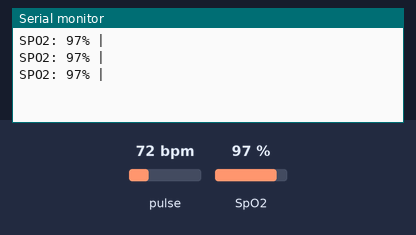
A sketch run on a simulated ESP32. Shown: the last lines printed to the serial monitor. The inputs (shaded band) are chosen by the test bench; at power-on: SpO2 97 %, pulse 72 bpm.

Above: at 2.4 s.
2.5 s: SpO2 set to 80 %
At 3.04 s:
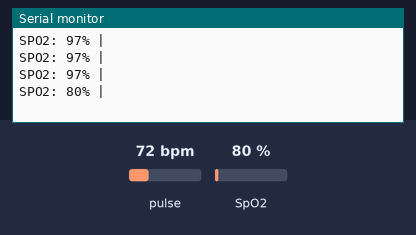
4.0 s: SpO2 set to 85 %
At 4.27 s:
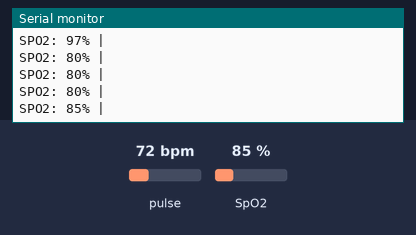
Timing chart, 0 to 7.0 s (numbered marks = the images above; inputs shaded):
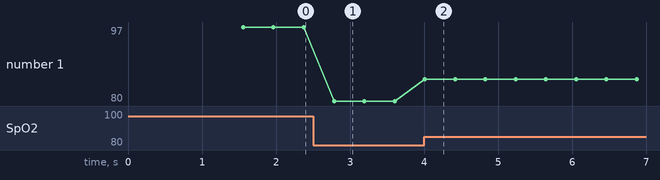

Measured:
- after the input at 2.5 s, the serial monitor: prints a new line after 0.28 s (image 1)
- after the input at 4.0 s, the serial monitor: prints a new line at once (image 2)
- plotted number 1: 97 → 80 after the input at 2.5 s, 80 → 85 after the input at 4.0 s

The sketch:

Spo2.ino
```cpp
#include <Wire.h>
#include "MAX30105.h"
#include "spo2_algorithm.h"

MAX30105 Sensor;

uint32_t BufferIR[100];
uint32_t BufferRed[100];

int32_t Spo2;
int8_t Spo2Valido;
int32_t BPM;
int8_t BPMvalido;

void setup() {
  Serial.begin(115200);

  Wire.begin(4, 5);

  if (!Sensor.begin(Wire, I2C_SPEED_STANDARD)) {
    Serial.println("Sensor nao encontrado");
    while (1);
  }

  Sensor.setup();

  for (int i = 0; i < 100; i++) {

    while (!Sensor.available()) {
        Sensor.check();
    }

    BufferRed[i] = Sensor.getRed();
    BufferIR[i] = Sensor.getIR();

    Sensor.nextSample();
  }
}

void loop() {

  // MOVE 75 AMOSTRAS ANTIGAS
  for (int i = 25; i < 100; i++) {

      BufferRed[i - 25] = BufferRed[i];
      BufferIR[i - 25] = BufferIR[i];
  }

  // ADICIONA 25 NOVAS
  for (int i = 75; i < 100; i++) {

      while (!Sensor.available()) {
          Sensor.check();
      }

      BufferRed[i] = Sensor.getRed();
      BufferIR[i] = Sensor.getIR();

      Sensor.nextSample();
  }

  // CALCULAR BPM + SPO2
  maxim_heart_rate_and_oxygen_saturation(
    BufferIR,
    100,
    BufferRed,
    &Spo2,
    &Spo2Valido,
    &BPM,
    &BPMvalido
  );


  if (Spo2Valido) {
    Serial.print("SPO2: ");
    Serial.print(Spo2);
    Serial.print("%");
  }
  else {
      Serial.print("SPO2 invalido");
  }

  Serial.print(" | ");

  Serial.println("");

  delay(100);
}
```
